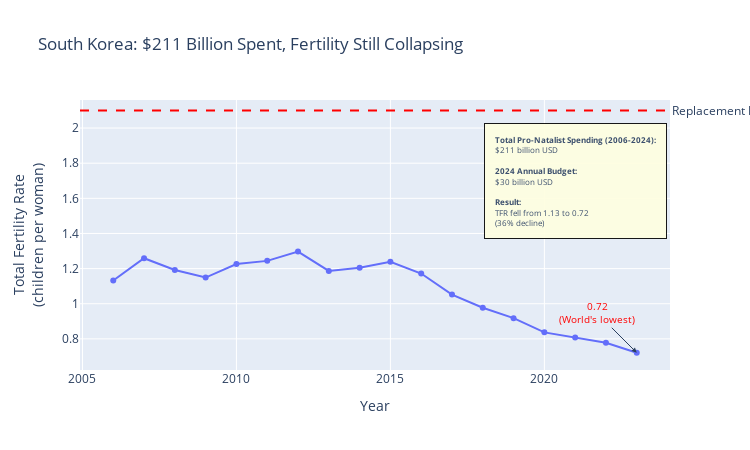

The notebook cell saved with this chart:
### Code cell
# Create South Korea TFR chart
fig3 = px.line(
    df_korea,
    x='Year',
    y='Fertility_Rate',
    markers=True,
    title='South Korea: $211 Billion Spent, Fertility Still Collapsing',
    labels={
        'Fertility_Rate': 'Total Fertility Rate<br>(children per woman)',
        'Year': 'Year'
    }
)

fig3.update_layout(
    width=750,
    height=450,
    font=dict(size=12),
    showlegend=False
)

# Add horizontal line for replacement level
fig3.add_hline(
    y=2.1, 
    line_dash="dash", 
    line_color="red",
    annotation_text="Replacement Level (2.1)",
    annotation_position="right"
)

# Add spending annotations
fig3.add_annotation(
    x=2021,
    y=1.7,
    text="<b>Total Pro-Natalist Spending (2006-2024):</b><br>$211 billion USD<br><br><b>2024 Annual Budget:</b><br>$30 billion USD<br><br><b>Result:</b><br>TFR fell from 1.13 to 0.72<br>(36% decline)",
    showarrow=False,
    font=dict(size=8),
    align='left',
    bordercolor='black',
    borderwidth=1,
    borderpad=10,
    bgcolor='lightyellow',
    opacity=0.9
)

# Highlight 2023 point
fig3.add_annotation(
    x=2023,
    y=0.721,
    text="0.72<br>(World's lowest)",
    showarrow=True,
    arrowhead=2,
    ax=-40,
    ay=-40,
    font=dict(size=10, color='red')
)

fig3.show()

### Figure 1 — Plotly figure (JSON) as saved in the notebook; plotly's stock layout.template omitted (floating-point values rounded to 4 significant figures)
{"data": [{"hovertemplate": "Year=%{x}<br>Total Fertility Rate<br>(children per woman)=%{y}<extra></extra>", "legendgroup": "", "line": {"color": "#636efa", "dash": "solid"}, "marker": {"symbol": "circle"}, "mode": "lines+markers", "name": "", "orientation": "v", "showlegend": false, "type": "scatter", "x": [2006, 2007, 2008, 2009, 2010, 2011, 2012, 2013, 2014, 2015, 2016, 2017, 2018, 2019, 2020, 2021, 2022, 2023], "xaxis": "x", "y": [1.132, 1.259, 1.192, 1.149, 1.226, 1.244, 1.297, 1.187, 1.205, 1.239, 1.172, 1.052, 0.977, 0.918, 0.837, 0.808, 0.778, 0.721], "yaxis": "y"}], "layout": {"annotations": [{"showarrow": false, "text": "Replacement Level (2.1)", "x": 1, "xanchor": "left", "xref": "x domain", "y": 2.1, "yanchor": "middle", "yref": "y"}, {"align": "left", "bgcolor": "lightyellow", "bordercolor": "black", "borderpad": 10, "borderwidth": 1, "font": {"size": 8}, "opacity": 0.9, "showarrow": false, "text": "<b>Total Pro-Natalist Spending (2006-2024):</b><br>$211 billion USD<br><br><b>2024 Annual Budget:</b><br>$30 billion USD<br><br><b>Result:</b><br>TFR fell from 1.13 to 0.72<br>(36% decline)", "x": 2021, "y": 1.7}, {"arrowhead": 2, "ax": -40, "ay": -40, "font": {"color": "red", "size": 10}, "showarrow": true, "text": "0.72<br>(World's lowest)", "x": 2023, "y": 0.721}], "font": {"size": 12}, "height": 450, "legend": {"tracegroupgap": 0}, "shapes": [{"line": {"color": "red", "dash": "dash"}, "type": "line", "x0": 0, "x1": 1, "xref": "x domain", "y0": 2.1, "y1": 2.1, "yref": "y"}], "showlegend": false, "title": {"text": "South Korea: $211 Billion Spent, Fertility Still Collapsing"}, "width": 750, "xaxis": {"anchor": "y", "domain": [0, 1], "title": {"text": "Year"}}, "yaxis": {"anchor": "x", "domain": [0, 1], "title": {"text": "Total Fertility Rate<br>(children per woman)"}}}}
